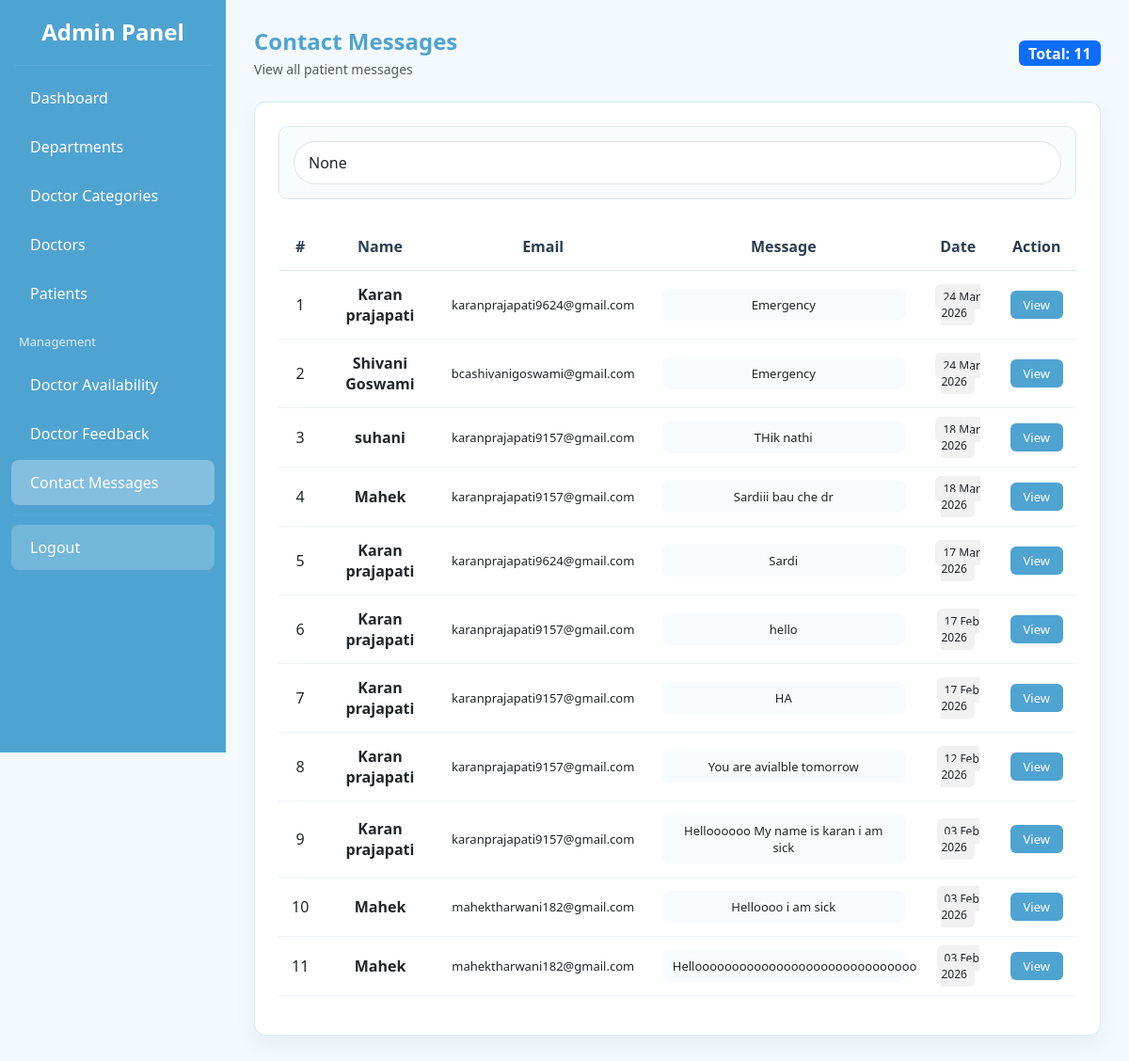
/admin_contact_messages/ (signed in), run on the app's committed database.
### app/models.py (models this page shows, shortened)
class Contact(models.Model):
    doctor = models.ForeignKey(
        DoctorRegister,
        on_delete=models.CASCADE,
        related_name='feedbacks',
        null=True,
        blank=True
    )
    name = models.CharField(max_length=100)
    email = models.EmailField()
    message = models.TextField()
    created_at = models.DateTimeField(auto_now_add=True)

### app/views.py (the view)
# urls.py: path('admin_contact_messages/', views.admin_contact_list, name='admin_contact_list'),
@login_required(login_url="admin_login")
def admin_contact_list(request):
    query = request.GET.get('q')
    contacts = Contact.objects.all().order_by('-created_at')
    if query:
        contacts = contacts.filter(
            Q(name__icontains=query) |
            Q(email__icontains=query) |
            Q(message__icontains=query)
        )
    return render(request, 'admin/contact_list.html', {
        'contacts': contacts,
        'query': query
    })

### app/templates/admin/contact_list.html (shortened to what this page needs)
{% include "admin/sidebar.html" %}
<link href="https://cdn.jsdelivr.net/npm/bootstrap@5.3.0/dist/css/bootstrap.min.css" rel="stylesheet">
<div class="main-content">
    <div class="d-flex justify-content-between align-items-center mb-4">
        <div>
            <h4 class="page-title mb-1">Contact Messages</h4>
            <small class="text-muted">View all patient messages</small>
        </div>
        <div>
            <span class="badge bg-primary fs-6">
                Total: {{ contacts|length }}
            </span>
        </div>
    </div>
    <div class="card-box">
        <form method="GET" class="search-box">
            <input type="text" name="q" value="{{ query }}"
                   class="form-control search-input"
                   placeholder="🔍 Search by name, email or message">
        </form>
        <div class="table-responsive">
            <table class="table align-middle">
                <thead>
                    <tr>
                        <th>#</th>
                        <th>Name</th>
                        <th>Email</th>
                        <th>Message</th>
                        <th>Date</th>
                        <th>Action</th>
                    </tr>
                </thead>
                <tbody>
                    {% for contact in contacts %}
                    <tr>
                        <td>{{ forloop.counter }}</td>
                        <td class="name-text">
                            {{ contact.name }}
                        </td>
                        <td class="email-text">
                            {{ contact.email }}
                        </td>
                        <td>
                            <div class="message-box">
                                {{ contact.message|truncatechars:50 }}
                            </div>
                        </td>
                        <td>
                            <span class="date-badge">
                                {{ contact.created_at|date:"d M Y" }}
                            </span>
                        </td>
                        <td>
                            <a href="{% url 'admin_contact_detail' contact.id %}" class="view-btn">
                                View
                            </a>
                        </td>
                    </tr>
                    {% endfor %}
                </tbody>
            </table>
        </div>
    </div>
</div>

### app/templates/admin/contact_list.html (style rules this page uses)
.main-content { margin-left: 240px; padding: 30px; }
.page-title { font-weight: 700; color: var(--main); }
.card-box { background: var(--card); border-radius: 12px; border: 1px solid var(--border); box-shadow: 0 10px 25px rgba(0,0,0,0.05); padding: 25px; }
.search-box { background: #f8fcff; padding: 15px; border-radius: 10px; border: 1px solid var(--border); margin-bottom: 25px; }
.search-input { border-radius: 25px; padding: 10px 15px; }
.table thead { background: #E9F4FB; }
.table thead th { font-weight: 600; color: #2c3e50; text-align: center; padding: 14px; border-bottom: 1px solid var(--border); }
.table tbody td { text-align: center; vertical-align: middle; padding: 14px; border-bottom: 1px solid #edf3f8; }
.name-text { font-weight: 600; }
.email-text { font-size: 13px; color: #6c757d; }
.message-box { background: #f8fbfd; padding: 8px 12px; border-radius: 8px; font-size: 13px; max-width: 260px; margin: auto; }
.date-badge { background: #f1f1f1; padding: 5px 8px; border-radius: 6px; font-size: 12px; }
.view-btn { background: var(--main); color: white; padding: 6px 14px; border-radius: 6px; font-size: 13px; text-decoration: none; }

### data on the page
Contact: name "Karan prajapati", email "karanprajapati9624@gmail.com", message "Emergency", created_at "24 Mar 2026"
Contact: name "Shivani Goswami", email "bcashivanigoswami@gmail.com", message "Emergency", created_at "24 Mar 2026"
Contact: name "suhani", email "karanprajapati9157@gmail.com", message "THik nathi", created_at "18 Mar 2026"
Contact: name "Mahek", email "karanprajapati9157@gmail.com", message "Sardiii bau che dr", created_at "18 Mar 2026"
Contact: name "Karan prajapati", email "karanprajapati9624@gmail.com", message "Sardi", created_at "17 Mar 2026"
Contact: name "Karan prajapati", email "karanprajapati9157@gmail.com", message "hello", created_at "17 Feb 2026"
Contact: name "Karan prajapati", email "karanprajapati9157@gmail.com", message "HA", created_at "17 Feb 2026"
Contact: name "Karan prajapati", email "karanprajapati9157@gmail.com", message "You are avialble tomorrow", created_at "12 Feb 2026"
Contact: name "Karan prajapati", email "karanprajapati9157@gmail.com", message "Helloooooo My name is karan i am sick", created_at "03 Feb 2026"
Contact: name "Mahek", email "mahektharwani182@gmail.com", message "Helloooo i am sick", created_at "03 Feb 2026"
Contact: name "Mahek", email "mahektharwani182@gmail.com", message "Helloooooooooooooooooooooooooooooo", created_at "03 Feb 2026"

### other printed values
{{ contacts|length }} "11"
